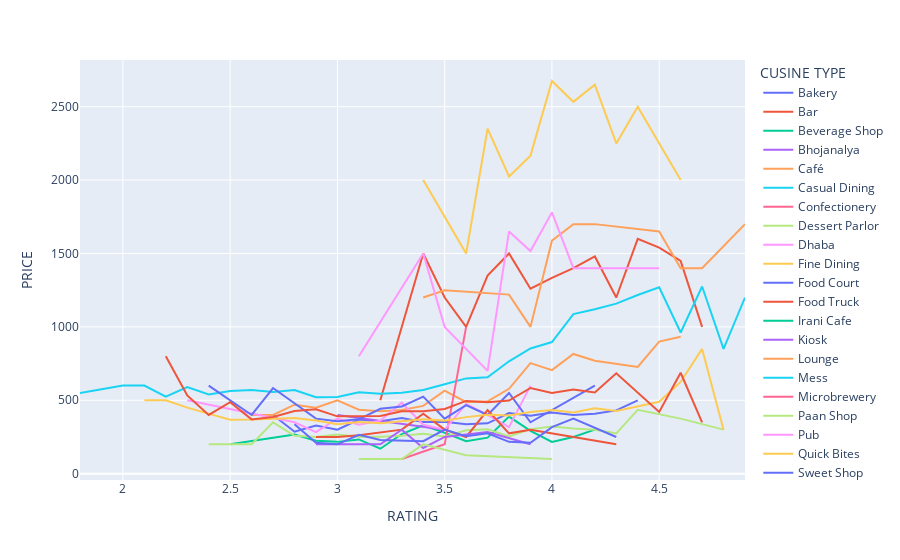

Write notebook code for a chart like this one.
### Code cell
fig = px.line(price_rating_df, y="PRICE", x="RATING",color='CUSINE TYPE')
fig.show()

### Figure 1 — Plotly figure (JSON) as saved in the notebook; plotly's stock layout.template omitted (floating-point values rounded to 4 significant figures)
{"data": [{"hovertemplate": "CUSINE TYPE=Bakery<br>RATING=%{x}<br>PRICE=%{y}<extra></extra>", "legendgroup": "Bakery", "line": {"color": "#636efa", "dash": "solid"}, "marker": {"symbol": "circle"}, "mode": "lines", "name": "Bakery", "orientation": "v", "showlegend": true, "type": "scatter", "x": [2.7, 2.8, 2.9, 3.0, 3.1, 3.2, 3.3, 3.4, 3.5, 3.6, 3.7, 3.8, 3.9, 4.0, 4.1, 4.2, 4.3, 4.4], "xaxis": "x", "y": [400.0, 285.7, 328.6, 300.0, 369.1, 357.1, 379.1, 352.2, 354.0, 337.5, 342.9, 413.5, 393.9, 417.4, 400.0, 408.3, 431.2, 500.0], "yaxis": "y"}, {"hovertemplate": "CUSINE TYPE=Bar<br>RATING=%{x}<br>PRICE=%{y}<extra></extra>", "legendgroup": "Bar", "line": {"color": "#EF553B", "dash": "solid"}, "marker": {"symbol": "circle"}, "mode": "lines", "name": "Bar", "orientation": "v", "showlegend": true, "type": "scatter", "x": [3.2, 3.4, 3.5, 3.6, 3.7, 3.8, 3.9, 4.0, 4.1, 4.2, 4.3, 4.4, 4.5, 4.6, 4.7], "xaxis": "x", "y": [500.0, 1500.0, 1200.0, 1000.0, 1350.0, 1500.0, 1260.0, 1333.0, 1400.0, 1480.0, 1200.0, 1600.0, 1540.0, 1450.0, 1000.0], "yaxis": "y"}, {"hovertemplate": "CUSINE TYPE=Beverage Shop<br>RATING=%{x}<br>PRICE=%{y}<extra></extra>", "legendgroup": "Beverage Shop", "line": {"color": "#00cc96", "dash": "solid"}, "marker": {"symbol": "circle"}, "mode": "lines", "name": "Beverage Shop", "orientation": "v", "showlegend": true, "type": "scatter", "x": [2.5, 2.8, 2.9, 3.0, 3.1, 3.2, 3.3, 3.4, 3.5, 3.6, 3.7, 3.8, 3.9, 4.0, 4.1, 4.2], "xaxis": "x", "y": [200.0, 266.7, 225.0, 216.7, 233.3, 170.0, 270.0, 330.0, 279.2, 221.4, 245.5, 388.9, 291.7, 216.7, 250.0, 300.0], "yaxis": "y"}, {"hovertemplate": "CUSINE TYPE=Bhojanalya<br>RATING=%{x}<br>PRICE=%{y}<extra></extra>", "legendgroup": "Bhojanalya", "line": {"color": "#ab63fa", "dash": "solid"}, "marker": {"symbol": "circle"}, "mode": "lines", "name": "Bhojanalya", "orientation": "v", "showlegend": true, "type": "scatter", "x": [3.0, 3.5], "xaxis": "x", "y": [400.0, 300.0], "yaxis": "y"}, {"hovertemplate": "CUSINE TYPE=Café<br>RATING=%{x}<br>PRICE=%{y}<extra></extra>", "legendgroup": "Café", "line": {"color": "#FFA15A", "dash": "solid"}, "marker": {"symbol": "circle"}, "mode": "lines", "name": "Café", "orientation": "v", "showlegend": true, "type": "scatter", "x": [2.6, 2.7, 2.8, 2.9, 3.0, 3.1, 3.2, 3.3, 3.4, 3.5, 3.6, 3.7, 3.8, 3.9, 4.0, 4.1, 4.2, 4.3, 4.4, 4.5, 4.6], "xaxis": "x", "y": [400.0, 400.0, 470.0, 450.0, 500.0, 435.7, 425.0, 433.3, 461.5, 565.9, 487.5, 493.3, 578.0, 752.9, 705.8, 815.5, 769.0, 747.4, 726.9, 900.0, 933.3], "yaxis": "y"}, {"hovertemplate": "CUSINE TYPE=Casual Dining<br>RATING=%{x}<br>PRICE=%{y}<extra></extra>", "legendgroup": "Casual Dining", "line": {"color": "#19d3f3", "dash": "solid"}, "marker": {"symbol": "circle"}, "mode": "lines", "name": "Casual Dining", "orientation": "v", "showlegend": true, "type": "scatter", "x": [1.8, 2.0, 2.1, 2.2, 2.3, 2.4, 2.5, 2.6, 2.7, 2.8, 2.9, 3.0, 3.1, 3.2, 3.3, 3.4, 3.5, 3.6, 3.7, 3.8, 3.9, 4.0, 4.1, 4.2, 4.3, 4.4, 4.5, 4.6, 4.7, 4.8, 4.9], "xaxis": "x", "y": [550.0, 600.0, 600.0, 525.0, 590.0, 540.0, 563.3, 569.2, 556.5, 570.1, 520.5, 522.7, 555.3, 544.9, 551.1, 570.5, 609.7, 649.2, 657.1, 765.7, 852.9, 896.6, 1087.0, 1120.0, 1158.0, 1217.0, 1269.0, 961.5, 1275.0, 850.0, 1200.0], "yaxis": "y"}, {"hovertemplate": "CUSINE TYPE=Confectionery<br>RATING=%{x}<br>PRICE=%{y}<extra></extra>", "legendgroup": "Confectionery", "line": {"color": "#FF6692", "dash": "solid"}, "marker": {"symbol": "circle"}, "mode": "lines", "name": "Confectionery", "orientation": "v", "showlegend": true, "type": "scatter", "x": [3.3, 3.5, 3.6], "xaxis": "x", "y": [100.0, 200.0, 1000.0], "yaxis": "y"}, {"hovertemplate": "CUSINE TYPE=Dessert Parlor<br>RATING=%{x}<br>PRICE=%{y}<extra></extra>", "legendgroup": "Dessert Parlor", "line": {"color": "#B6E880", "dash": "solid"}, "marker": {"symbol": "circle"}, "mode": "lines", "name": "Dessert Parlor", "orientation": "v", "showlegend": true, "type": "scatter", "x": [2.4, 2.6, 2.7, 2.8, 2.9, 3.0, 3.1, 3.2, 3.3, 3.4, 3.5, 3.6, 3.7, 3.8, 3.9, 4.0, 4.1, 4.2, 4.3, 4.4, 4.6, 4.8], "xaxis": "x", "y": [200.0, 200.0, 350.0, 258.3, 250.0, 267.5, 251.5, 251.7, 257.9, 271.2, 252.6, 295.3, 303.0, 254.4, 303.4, 321.4, 308.3, 300.0, 275.0, 435.0, 375.0, 300.0], "yaxis": "y"}, {"hovertemplate": "CUSINE TYPE=Dhaba<br>RATING=%{x}<br>PRICE=%{y}<extra></extra>", "legendgroup": "Dhaba", "line": {"color": "#FF97FF", "dash": "solid"}, "marker": {"symbol": "circle"}, "mode": "lines", "name": "Dhaba", "orientation": "v", "showlegend": true, "type": "scatter", "x": [2.3, 2.8, 2.9, 3.0, 3.1, 3.2, 3.3, 3.4, 3.5, 3.6, 3.7, 3.8, 3.9], "xaxis": "x", "y": [500.0, 350.0, 283.3, 375.0, 333.3, 361.0, 483.3, 333.3, 300.0, 475.0, 400.0, 316.7, 600.0], "yaxis": "y"}, {"hovertemplate": "CUSINE TYPE=Fine Dining<br>RATING=%{x}<br>PRICE=%{y}<extra></extra>", "legendgroup": "Fine Dining", "line": {"color": "#FECB52", "dash": "solid"}, "marker": {"symbol": "circle"}, "mode": "lines", "name": "Fine Dining", "orientation": "v", "showlegend": true, "type": "scatter", "x": [3.4, 3.6, 3.7, 3.8, 3.9, 4.0, 4.1, 4.2, 4.3, 4.4, 4.6], "xaxis": "x", "y": [2000.0, 1500.0, 2350.0, 2025.0, 2167.0, 2675.0, 2533.0, 2650.0, 2250.0, 2500.0, 2000.0], "yaxis": "y"}, {"hovertemplate": "CUSINE TYPE=Food Court<br>RATING=%{x}<br>PRICE=%{y}<extra></extra>", "legendgroup": "Food Court", "line": {"color": "#636efa", "dash": "solid"}, "marker": {"symbol": "circle"}, "mode": "lines", "name": "Food Court", "orientation": "v", "showlegend": true, "type": "scatter", "x": [2.4, 2.6, 2.7, 2.9, 3.0, 3.1, 3.2, 3.3, 3.4, 3.5, 3.6, 3.7, 3.8, 3.9, 4.2], "xaxis": "x", "y": [600.0, 400.0, 583.3, 375.0, 357.1, 370.0, 441.7, 458.3, 525.0, 375.0, 466.7, 400.0, 550.0, 350.0, 600.0], "yaxis": "y"}, {"hovertemplate": "CUSINE TYPE=Food Truck<br>RATING=%{x}<br>PRICE=%{y}<extra></extra>", "legendgroup": "Food Truck", "line": {"color": "#EF553B", "dash": "solid"}, "marker": {"symbol": "circle"}, "mode": "lines", "name": "Food Truck", "orientation": "v", "showlegend": true, "type": "scatter", "x": [2.9, 3.0, 3.1, 3.3, 3.4, 3.5, 3.6, 3.7, 3.8, 3.9, 4.1, 4.3], "xaxis": "x", "y": [250.0, 250.0, 262.5, 300.0, 408.3, 300.0, 250.0, 433.3, 275.0, 300.0, 250.0, 200.0], "yaxis": "y"}, {"hovertemplate": "CUSINE TYPE=Irani Cafe<br>RATING=%{x}<br>PRICE=%{y}<extra></extra>", "legendgroup": "Irani Cafe", "line": {"color": "#00cc96", "dash": "solid"}, "marker": {"symbol": "circle"}, "mode": "lines", "name": "Irani Cafe", "orientation": "v", "showlegend": true, "type": "scatter", "x": [3.6], "xaxis": "x", "y": [250.0], "yaxis": "y"}, {"hovertemplate": "CUSINE TYPE=Kiosk<br>RATING=%{x}<br>PRICE=%{y}<extra></extra>", "legendgroup": "Kiosk", "line": {"color": "#ab63fa", "dash": "solid"}, "marker": {"symbol": "circle"}, "mode": "lines", "name": "Kiosk", "orientation": "v", "showlegend": true, "type": "scatter", "x": [2.9, 3.2, 3.3, 3.4, 3.5, 3.7, 3.9], "xaxis": "x", "y": [200.0, 200.0, 300.0, 175.0, 250.0, 283.3, 200.0], "yaxis": "y"}, {"hovertemplate": "CUSINE TYPE=Lounge<br>RATING=%{x}<br>PRICE=%{y}<extra></extra>", "legendgroup": "Lounge", "line": {"color": "#FFA15A", "dash": "solid"}, "marker": {"symbol": "circle"}, "mode": "lines", "name": "Lounge", "orientation": "v", "showlegend": true, "type": "scatter", "x": [3.4, 3.5, 3.8, 3.9, 4.0, 4.1, 4.2, 4.5, 4.6, 4.7, 4.9], "xaxis": "x", "y": [1200.0, 1250.0, 1220.0, 1000.0, 1588.0, 1700.0, 1700.0, 1650.0, 1400.0, 1400.0, 1700.0], "yaxis": "y"}, {"hovertemplate": "CUSINE TYPE=Mess<br>RATING=%{x}<br>PRICE=%{y}<extra></extra>", "legendgroup": "Mess", "line": {"color": "#19d3f3", "dash": "solid"}, "marker": {"symbol": "circle"}, "mode": "lines", "name": "Mess", "orientation": "v", "showlegend": true, "type": "scatter", "x": [3.6], "xaxis": "x", "y": [300.0], "yaxis": "y"}, {"hovertemplate": "CUSINE TYPE=Microbrewery<br>RATING=%{x}<br>PRICE=%{y}<extra></extra>", "legendgroup": "Microbrewery", "line": {"color": "#FF6692", "dash": "solid"}, "marker": {"symbol": "circle"}, "mode": "lines", "name": "Microbrewery", "orientation": "v", "showlegend": true, "type": "scatter", "x": [4.4], "xaxis": "x", "y": [2000.0], "yaxis": "y"}, {"hovertemplate": "CUSINE TYPE=Paan Shop<br>RATING=%{x}<br>PRICE=%{y}<extra></extra>", "legendgroup": "Paan Shop", "line": {"color": "#B6E880", "dash": "solid"}, "marker": {"symbol": "circle"}, "mode": "lines", "name": "Paan Shop", "orientation": "v", "showlegend": true, "type": "scatter", "x": [3.1, 3.3, 3.4, 3.6, 4.0], "xaxis": "x", "y": [100.0, 100.0, 200.0, 125.0, 100.0], "yaxis": "y"}, {"hovertemplate": "CUSINE TYPE=Pub<br>RATING=%{x}<br>PRICE=%{y}<extra></extra>", "legendgroup": "Pub", "line": {"color": "#FF97FF", "dash": "solid"}, "marker": {"symbol": "circle"}, "mode": "lines", "name": "Pub", "orientation": "v", "showlegend": true, "type": "scatter", "x": [3.1, 3.4, 3.5, 3.7, 3.8, 3.9, 4.0, 4.1, 4.5], "xaxis": "x", "y": [800.0, 1500.0, 1000.0, 700.0, 1650.0, 1517.0, 1780.0, 1400.0, 1400.0], "yaxis": "y"}, {"hovertemplate": "CUSINE TYPE=Quick Bites<br>RATING=%{x}<br>PRICE=%{y}<extra></extra>", "legendgroup": "Quick Bites", "line": {"color": "#FECB52", "dash": "solid"}, "marker": {"symbol": "circle"}, "mode": "lines", "name": "Quick Bites", "orientation": "v", "showlegend": true, "type": "scatter", "x": [2.1, 2.2, 2.3, 2.4, 2.5, 2.6, 2.7, 2.8, 2.9, 3.0, 3.1, 3.2, 3.3, 3.4, 3.5, 3.6, 3.7, 3.8, 3.9, 4.0, 4.1, 4.2, 4.3, 4.4, 4.5, 4.6, 4.7, 4.8], "xaxis": "x", "y": [500.0, 500.0, 450.0, 410.0, 367.6, 369.2, 375.0, 379.6, 361.7, 336.4, 351.8, 343.6, 357.2, 371.3, 361.4, 385.2, 401.8, 395.6, 420.5, 433.0, 417.6, 445.0, 426.6, 457.1, 490.0, 625.0, 850.0, 300.0], "yaxis": "y"}, {"hovertemplate": "CUSINE TYPE=Sweet Shop<br>RATING=%{x}<br>PRICE=%{y}<extra></extra>", "legendgroup": "Sweet Shop", "line": {"color": "#636efa", "dash": "solid"}, "marker": {"symbol": "circle"}, "mode": "lines", "name": "Sweet Shop", "orientation": "v", "showlegend": true, "type": "scatter", "x": [2.8, 2.9, 3.0, 3.1, 3.2, 3.3, 3.4, 3.5, 3.6, 3.7, 3.8, 3.9, 4.0, 4.1, 4.3], "xaxis": "x", "y": [337.5, 210.0, 200.0, 265.4, 230.0, 225.0, 221.4, 300.0, 255.6, 275.0, 216.7, 210.0, 316.7, 375.0, 250.0], "yaxis": "y"}, {"hovertemplate": "CUSINE TYPE=none<br>RATING=%{x}<br>PRICE=%{y}<extra></extra>", "legendgroup": "none", "line": {"color": "#EF553B", "dash": "solid"}, "marker": {"symbol": "circle"}, "mode": "lines", "name": "none", "orientation": "v", "showlegend": true, "type": "scatter", "x": [2.2, 2.3, 2.4, 2.5, 2.6, 2.7, 2.8, 2.9, 3.0, 3.1, 3.2, 3.3, 3.4, 3.5, 3.6, 3.7, 3.8, 3.9, 4.0, 4.1, 4.2, 4.3, 4.4, 4.5, 4.6, 4.7], "xaxis": "x", "y": [800.0, 533.3, 400.0, 487.5, 370.0, 386.7, 427.0, 439.3, 390.6, 392.3, 392.4, 425.2, 424.9, 440.3, 495.8, 486.0, 497.9, 583.6, 550.0, 574.1, 553.8, 683.3, 555.0, 420.0, 687.5, 350.0], "yaxis": "y"}], "layout": {"legend": {"title": {"text": "CUSINE TYPE"}, "tracegroupgap": 0}, "margin": {"t": 60}, "xaxis": {"anchor": "y", "domain": [0, 1], "title": {"text": "RATING"}}, "yaxis": {"anchor": "x", "domain": [0, 1], "title": {"text": "PRICE"}}}}
